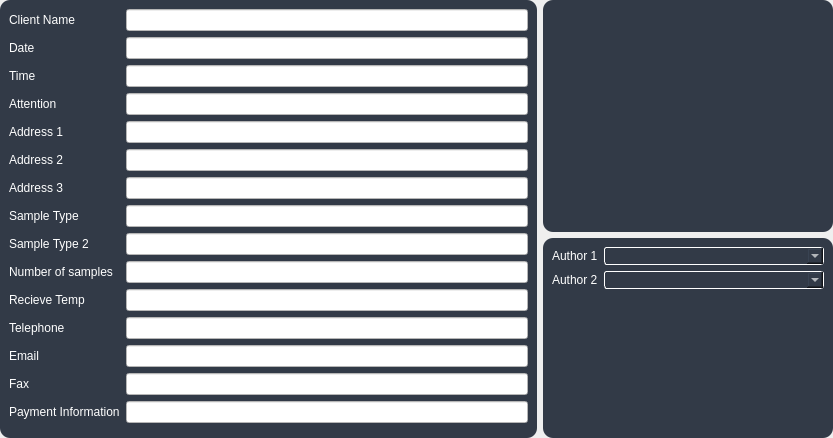
                <widget class="QWidget" name="ClientInfoPage">
                 <property name="styleSheet">
                  <string notr="true"/>
                 </property>
                 <layout class="QHBoxLayout" name="horizontalLayout_2">
                  <property name="spacing">
                   <number>-1</number>
                  </property>
                  <property name="leftMargin">
                   <number>0</number>
                  </property>
                  <property name="topMargin">
                   <number>0</number>
                  </property>
                  <property name="rightMargin">
                   <number>0</number>
                  </property>
                  <property name="bottomMargin">
                   <number>0</number>
                  </property>
                  <item>
                   <widget class="QWidget" name="widget_5" native="true">
                    <property name="enabled">
                     <bool>true</bool>
                    </property>
                    <property name="maximumSize">
                     <size>
                      <width>600</width>
                      <height>16777215</height>
                     </size>
                    </property>
                    <property name="styleSheet">
                     <string notr="true">QLineEdit {
	min-width: 400px; 
	background-color: rgb(255, 255, 255);
}


QWidget#widget_5 {
	background-color: #323a47; 
	color:white; 
	border-radius:10px; 
}

QLabel {
	color: white; 
	background-color: #323a47; 
} </string>
                    </property>
                    <layout class="QFormLayout" name="formLayout_2">
                     <property name="labelAlignment">
                      <set>Qt::AlignLeading|Qt::AlignLeft|Qt::AlignVCenter</set>
                     </property>
                     <property name="formAlignment">
                      <set>Qt::AlignLeading|Qt::AlignLeft|Qt::AlignTop</set>
                     </property>
                     <item row="1" column="0">
                      <widget class="QLabel" name="label_2">
                       <property name="text">
                        <string>Client Name </string>
                       </property>
                       <property name="scaledContents">
                        <bool>false</bool>
                       </property>
                      </widget>
                     </item>
                     <item row="1" column="1">
                      <widget class="QLineEdit" name="clientName_1">
                       <property name="minimumSize">
                        <size>
                         <width>402</width>
                         <height>0</height>
                        </size>
                       </property>
                      </widget>
                     </item>
                     <item row="2" column="0">
                      <widget class="QLabel" name="label_3">
                       <property name="text">
                        <string>Date</string>
                       </property>
                      </widget>
                     </item>
                     <item row="2" column="1">
                      <widget class="QLineEdit" name="date_1"/>
                     </item>
                     <item row="3" column="0">
                      <widget class="QLabel" name="label_4">
                       <property name="text">
                        <string>Time</string>
                       </property>
                      </widget>
                     </item>
                     <item row="3" column="1">
                      <widget class="QLineEdit" name="time_1"/>
                     </item>
                     <item row="4" column="0">
                      <widget class="QLabel" name="label_5">
                       <property name="text">
                        <string>Attention</string>
                       </property>
                      </widget>
                     </item>
                     <item row="4" column="1">
                      <widget class="QLineEdit" name="attention_1"/>
                     </item>
                     <item row="5" column="0">
                      <widget class="QLabel" name="label_6">
                       <property name="text">
                        <string>Address 1</string>
                       </property>
                      </widget>
                     </item>
                     <item row="5" column="1">
                      <widget class="QLineEdit" name="addy1_1"/>
                     </item>
                     <item row="6" column="0">
                      <widget class="QLabel" name="label_7">
                       <property name="text">
                        <string>Address 2 </string>
                       </property>
                      </widget>
                     </item>
                     <item row="6" column="1">
                      <widget class="QLineEdit" name="addy2_1"/>
                     </item>
                     <item row="7" column="0">
                      <widget class="QLabel" name="label_8">
                       <property name="text">
                        <string>Address 3 </string>
                       </property>
                      </widget>
                     </item>
                     <item row="7" column="1">
                      <widget class="QLineEdit" name="addy3_1"/>
                     </item>
                     <item row="8" column="0">
                      <widget class="QLabel" name="label_9">
                       <property name="text">
                        <string>Sample Type </string>
                       </property>
                      </widget>
                     </item>
                     <item row="8" column="1">
                      <widget class="QLineEdit" name="sampleType1_1"/>
                     </item>
                     <item row="9" column="0">
                      <widget class="QLabel" name="label_10">
                       <property name="text">
                        <string>Sample Type 2 </string>
                       </property>
                      </widget>
                     </item>
                     <item row="9" column="1">
                      <widget class="QLineEdit" name="sampleType2_1"/>
                     </item>
                     <item row="10" column="0">
                      <widget class="QLabel" name="label_15">
                       <property name="text">
                        <string>Number of samples </string>
                       </property>
                      </widget>
                     </item>
                     <item row="10" column="1">
                      <widget class="QLineEdit" name="totalSamples_1"/>
                     </item>
                     <item row="11" column="0">
                      <widget class="QLabel" name="label_16">
                       <property name="text">
                        <string>Recieve Temp </string>
                       </property>
                      </widget>
                     </item>
                     <item row="11" column="1">
                      <widget class="QLineEdit" name="recvTemp_1"/>
                     </item>
                     <item row="12" column="0">
                      <widget class="QLabel" name="label_17">
                       <property name="text">
                        <string>Telephone </string>
                       </property>
                      </widget>
                     </item>
                     <item row="12" column="1">
                      <widget class="QLineEdit" name="tel_1"/>
                     </item>
                     <item row="13" column="0">
                      <widget class="QLabel" name="label_18">
                       <property name="text">
                        <string>Email</string>
                       </property>
                      </widget>
                     </item>
                     <item row="13" column="1">
                      <widget class="QLineEdit" name="email_1"/>
                     </item>
                     <item row="14" column="0">
                      <widget class="QLabel" name="label_19">
                       <property name="text">
                        <string>Fax</string>
                       </property>
                      </widget>
                     </item>
                     <item row="14" column="1">
                      <widget class="QLineEdit" name="fax_1"/>
                     </item>
                     <item row="15" column="0">
                      <widget class="QLabel" name="label_20">
                       <property name="text">
                        <string>Payment Information</string>
                       </property>
                      </widget>
                     </item>
                     <item row="15" column="1">
                      <widget class="QLineEdit" name="payment_1"/>
                     </item>
                     <item row="16" column="0">
                      <widget class="QWidget" name="widget_6" native="true"/>
                     </item>
                    </layout>
                   </widget>
                  </item>
                  <item>
                   <widget class="QWidget" name="widget_50" native="true">
                    <layout class="QVBoxLayout" name="verticalLayout_34">
                     <property name="leftMargin">
                      <number>0</number>
                     </property>
                     <property name="topMargin">
                      <number>0</number>
                     </property>
                     <property name="rightMargin">
                      <number>0</number>
                     </property>
                     <property name="bottomMargin">
                      <number>0</number>
                     </property>
                     <item>
                      <widget class="QWidget" name="samplesContainer" native="true">
                       <property name="minimumSize">
                        <size>
                         <width>100</width>
                         <height>100</height>
                        </size>
                       </property>
                       <property name="maximumSize">
                        <size>
                         <width>450</width>
                         <height>16777215</height>
                        </size>
                       </property>
                       <property name="styleSheet">
                        <string notr="true">QWidget QLineEdit {
	min-width: 300px; 
	max-width: 400px; 
	background-color: white; 
	color:black; 
}
QLabel {
	min-width:100px; 
}

QWidget {
	background-color: #323a47; 
	border-radius: 10px; 
	color: white; 
} 
</string>
                       </property>
                       <layout class="QFormLayout" name="formLayout_5">
                        <property name="verticalSpacing">
                         <number>5</number>
                        </property>
                       </layout>
                      </widget>
                     </item>
                     <item>
                      <widget class="QWidget" name="widget_51" native="true">
                       <property name="maximumSize">
                        <size>
                         <width>450</width>
                         <height>200</height>
                        </size>
                       </property>
                       <property name="styleSheet">
                        <string notr="true">QWidget {
	background-color: #323a47; 
	border-radius: 10px; 
	color: white; 
} 

QComboBox {
	border: 1px solid white; 
	min-width:200px;
	border-radius: 3px;
	
}</string>
                       </property>
                       <layout class="QFormLayout" name="formLayout_8">
                        <item row="0" column="0">
                         <widget class="QLabel" name="label_12">
                          <property name="text">
                           <string>Author 1</string>
                          </property>
                         </widget>
                        </item>
                        <item row="0" column="1">
                         <widget class="QComboBox" name="authorOneDropDown">
                          <item>
                           <property name="text">
                            <string/>
                           </property>
                          </item>
                         </widget>
                        </item>
                        <item row="1" column="0">
                         <widget class="QLabel" name="label_23">
                          <property name="text">
                           <string>Author 2</string>
                          </property>
                         </widget>
                        </item>
                        <item row="1" column="1">
                         <widget class="QComboBox" name="authorTwoDropDown"/>
                        </item>
                       </layout>
                      </widget>
                     </item>
                    </layout>
                   </widget>
                  </item>
                 </layout>
                </widget>
